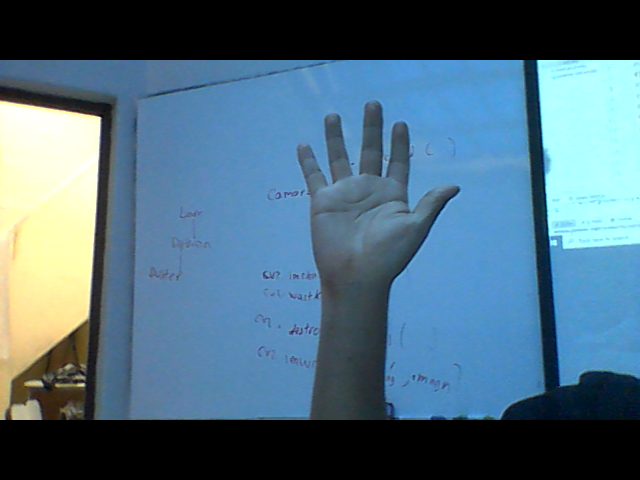
#> input picture PYTHON_CLASE4/hola.png, 640 x 480 px
$ python clase7.py
#> lines starting #> are read from the running program, lines starting #| are printed output that depends on the picture; after the words box and inside, x2 and y2 are one past the last pixel; in counts of white or black regions, pixels touching at a corner belong together
#---------importar modulos necesarios---------
import numpy as np
import cv2
from matplotlib import pyplot as plt
#----------------------------------------------------
imagen=cv2.imread("hola.png")
#> imagen is the input picture: shape (480, 640, 3); mean B, G, R 126.2, 107.7, 77.1
#convertir espacio de color BGR - GRAY
igray=cv2.cvtColor(imagen,cv2.COLOR_BGR2GRAY)
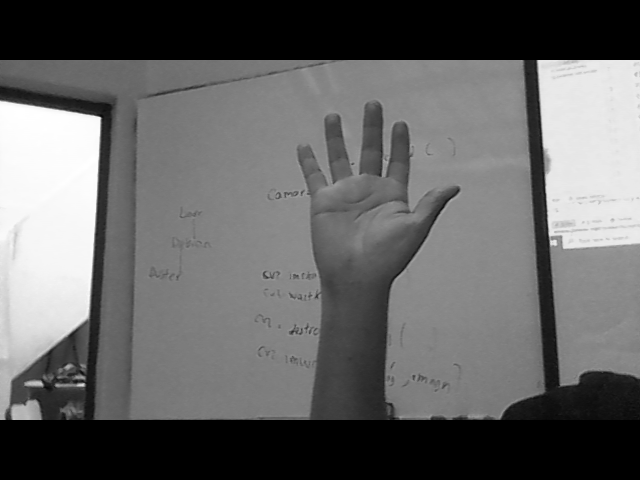
#> igray: shape (480, 640); min 0, max 255, mean 100.7
#ecualizar el histograma
iequ=cv2.equalizeHist(igray)
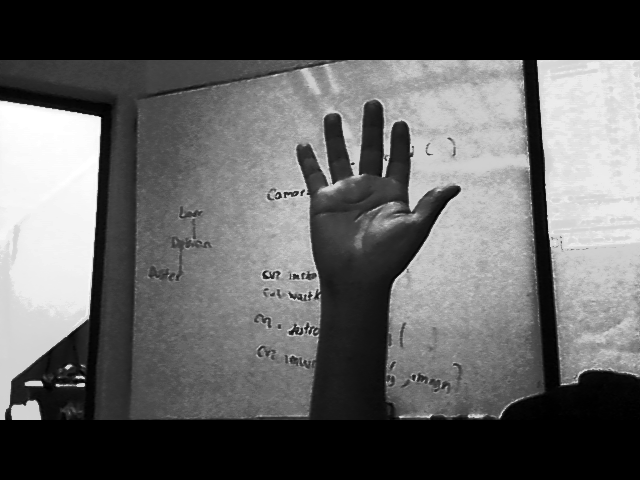
#> iequ: shape (480, 640); min 0, max 255, mean 96.9
#MOSTRAR IMAGEN
cv2.imshow("grises",igray)
cv2.imshow("imagen ecualizada",iequ)
#ESPERAR A QUE SE PRESIONE UNA TECLA PARA SEGUIR EN EL FLUJO DE PROGRAMA

#calcular el histograma asociado a la imagen en escala de grises
histograma=cv2.calcHist([igray],[0],None,[256],[0,256])
#> histograma = 256 values, max 76800 at index 0, min 0 at index 1, mean 1200
histograma2=cv2.calcHist([iequ],[0],None,[256],[0,256])
#> histograma2 = 256 values, max 77150 at index 0, min 0 at index 52, mean 1200
cv2.waitKey(0)
#CERRAMOS LAS VENTANAS
cv2.destroyAllWindows()
#utilizar un umbral
umbral=80
umbral2=200
x=np.ones((1000))
x=umbral*x
y=np.linspace(0,100000,1000)
plt.subplot(121)
plt.plot(histograma)
plt.plot(x,y)
plt.title("HISTOGRAMA")
plt.xlabel("NIVEL DE INTENSIDAD")
plt.ylabel("NUMERO DE PIXELES")
plt.subplot(122)
plt.plot(histograma2)
plt.plot(x,y)
plt.title("HISTOGRAMA ECUALIZADO")
plt.xlabel("NIVEL DE INTENSIDAD")
plt.ylabel("NUMERO DE PIXELES")
plt.show()
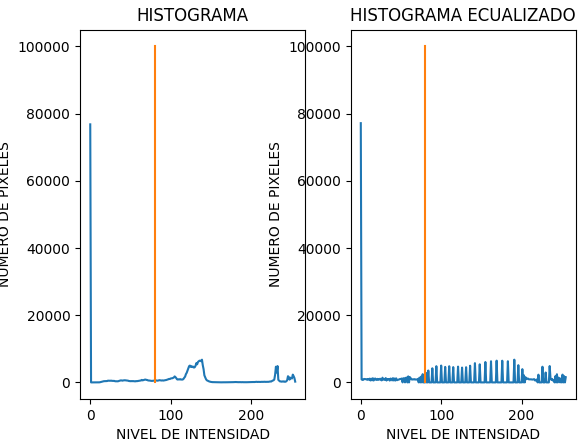
#> figure drawn by matplotlib, 2 panels; panel 1: curve peaks at x = 0, y = 76800; panel 2: curve peaks at x = 0, y = 77150
print("SEGMENTACIÓN")
#realizar la segmentación
Iseg=np.where(igray>70,0,255)
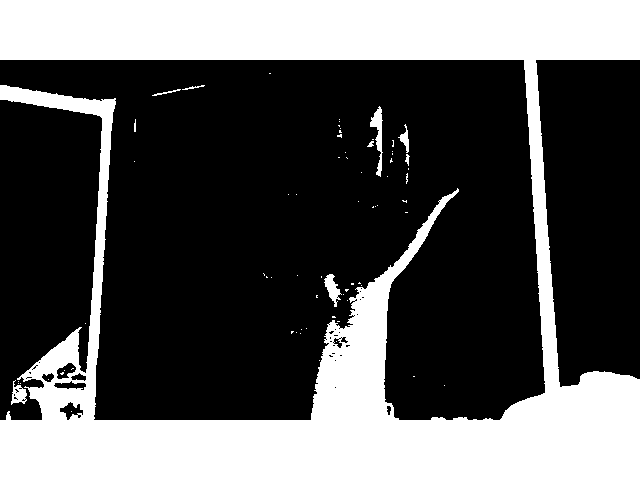
#> Iseg: shape (480, 640) int64; 33.8% white; 70 white regions (60 under 20 px), largest, box (x1, y1, x2, y2) and area: (0, 0, 640, 480) 102626, (370, 106, 383, 177) 379, (324, 274, 342, 307) 273
#> (the run stopped early here; a loop or call above may not have finished)
